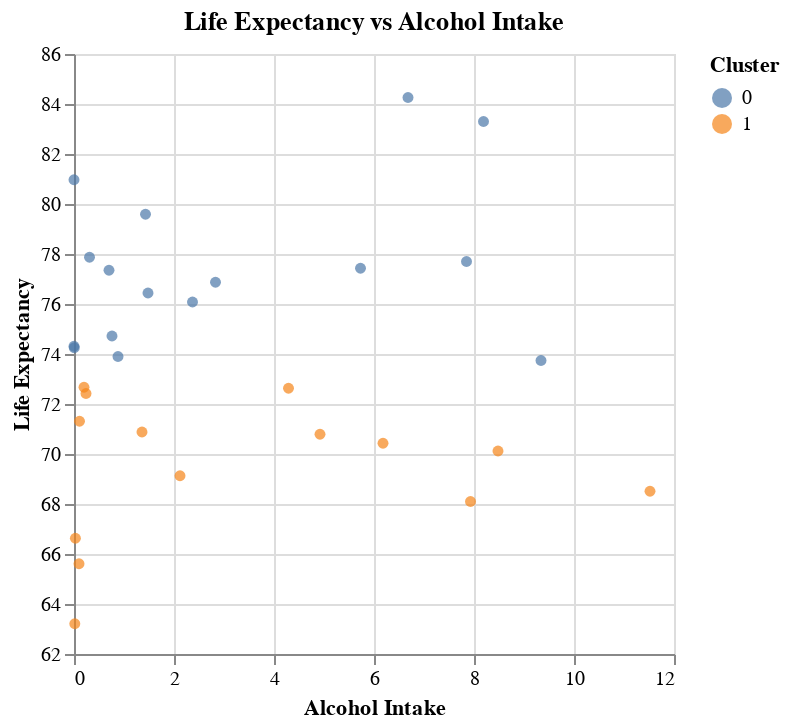

Notebook code for this chart:
### Code cell
clustered_chart=alt.Chart(clustered_df).mark_circle().encode(
    x=alt.X("Alcohol Both sexes").title("Alcohol Intake").scale(zero=False),
    y=alt.Y("Both sexes birth").title("Life Expectancy").scale(zero=False),
    color=alt.Color("cluster:N").title("Cluster"),
).properties(
    title='Life Expectancy vs Alcohol Intake'
)
clustered_chart

# Clustered chart for life expectancy vs alcohol intake. The model grouped together life expectancy values for the entire
# range of alcohol intake so it was not helpful to produce a correlation.
